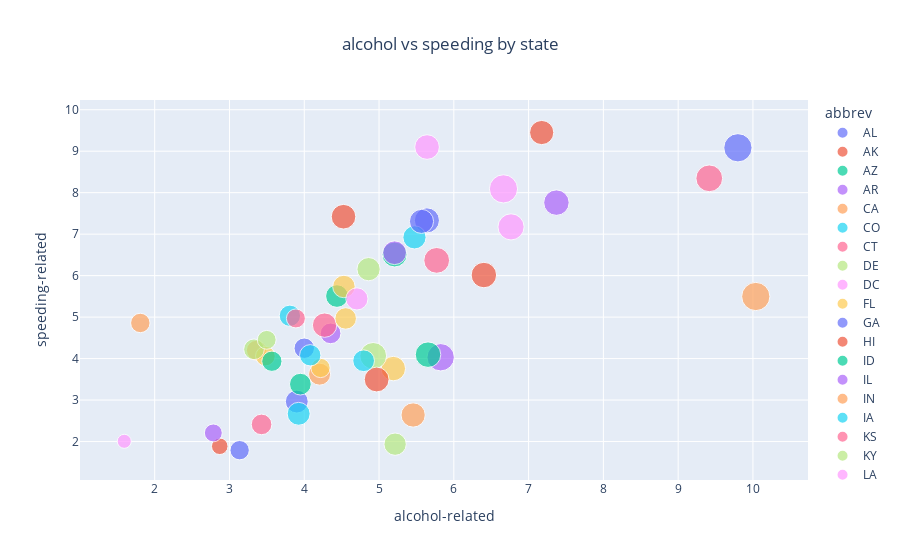

The notebook cell this image was saved under:
### Code cell
fig = px.scatter(df, x='alcohol',y='speeding',color='abbrev',title='alcohol vs speeding by state',
           labels={'alcohol':'alcohol-related','speeding':'speeding-related',}, size= 'total')
fig.update_layout(title={'x':0.5})

### Figure 1 — Plotly figure (JSON) as saved in the notebook; plotly's stock layout.template omitted (floating-point values rounded to 4 significant figures)
{"data": [{"hovertemplate": "abbrev=AL<br>alcohol-related=%{x}<br>speeding-related=%{y}<br>total=%{marker.size}<extra></extra>", "legendgroup": "AL", "marker": {"color": "#636efa", "size": [18.8], "sizemode": "area", "sizeref": 0.05975, "symbol": "circle"}, "mode": "markers", "name": "AL", "orientation": "v", "showlegend": true, "type": "scatter", "x": [5.64], "xaxis": "x", "y": [7.332], "yaxis": "y"}, {"hovertemplate": "abbrev=AK<br>alcohol-related=%{x}<br>speeding-related=%{y}<br>total=%{marker.size}<extra></extra>", "legendgroup": "AK", "marker": {"color": "#EF553B", "size": [18.1], "sizemode": "area", "sizeref": 0.05975, "symbol": "circle"}, "mode": "markers", "name": "AK", "orientation": "v", "showlegend": true, "type": "scatter", "x": [4.525], "xaxis": "x", "y": [7.421], "yaxis": "y"}, {"hovertemplate": "abbrev=AZ<br>alcohol-related=%{x}<br>speeding-related=%{y}<br>total=%{marker.size}<extra></extra>", "legendgroup": "AZ", "marker": {"color": "#00cc96", "size": [18.6], "sizemode": "area", "sizeref": 0.05975, "symbol": "circle"}, "mode": "markers", "name": "AZ", "orientation": "v", "showlegend": true, "type": "scatter", "x": [5.208], "xaxis": "x", "y": [6.51], "yaxis": "y"}, {"hovertemplate": "abbrev=AR<br>alcohol-related=%{x}<br>speeding-related=%{y}<br>total=%{marker.size}<extra></extra>", "legendgroup": "AR", "marker": {"color": "#ab63fa", "size": [22.4], "sizemode": "area", "sizeref": 0.05975, "symbol": "circle"}, "mode": "markers", "name": "AR", "orientation": "v", "showlegend": true, "type": "scatter", "x": [5.824], "xaxis": "x", "y": [4.032], "yaxis": "y"}, {"hovertemplate": "abbrev=CA<br>alcohol-related=%{x}<br>speeding-related=%{y}<br>total=%{marker.size}<extra></extra>", "legendgroup": "CA", "marker": {"color": "#FFA15A", "size": [12.0], "sizemode": "area", "sizeref": 0.05975, "symbol": "circle"}, "mode": "markers", "name": "CA", "orientation": "v", "showlegend": true, "type": "scatter", "x": [3.36], "xaxis": "x", "y": [4.2], "yaxis": "y"}, {"hovertemplate": "abbrev=CO<br>alcohol-related=%{x}<br>speeding-related=%{y}<br>total=%{marker.size}<extra></extra>", "legendgroup": "CO", "marker": {"color": "#19d3f3", "size": [13.6], "sizemode": "area", "sizeref": 0.05975, "symbol": "circle"}, "mode": "markers", "name": "CO", "orientation": "v", "showlegend": true, "type": "scatter", "x": [3.808], "xaxis": "x", "y": [5.032], "yaxis": "y"}, {"hovertemplate": "abbrev=CT<br>alcohol-related=%{x}<br>speeding-related=%{y}<br>total=%{marker.size}<extra></extra>", "legendgroup": "CT", "marker": {"color": "#FF6692", "size": [10.8], "sizemode": "area", "sizeref": 0.05975, "symbol": "circle"}, "mode": "markers", "name": "CT", "orientation": "v", "showlegend": true, "type": "scatter", "x": [3.888], "xaxis": "x", "y": [4.968], "yaxis": "y"}, {"hovertemplate": "abbrev=DE<br>alcohol-related=%{x}<br>speeding-related=%{y}<br>total=%{marker.size}<extra></extra>", "legendgroup": "DE", "marker": {"color": "#B6E880", "size": [16.2], "sizemode": "area", "sizeref": 0.05975, "symbol": "circle"}, "mode": "markers", "name": "DE", "orientation": "v", "showlegend": true, "type": "scatter", "x": [4.86], "xaxis": "x", "y": [6.156], "yaxis": "y"}, {"hovertemplate": "abbrev=DC<br>alcohol-related=%{x}<br>speeding-related=%{y}<br>total=%{marker.size}<extra></extra>", "legendgroup": "DC", "marker": {"color": "#FF97FF", "size": [5.9], "sizemode": "area", "sizeref": 0.05975, "symbol": "circle"}, "mode": "markers", "name": "DC", "orientation": "v", "showlegend": true, "type": "scatter", "x": [1.593], "xaxis": "x", "y": [2.006], "yaxis": "y"}, {"hovertemplate": "abbrev=FL<br>alcohol-related=%{x}<br>speeding-related=%{y}<br>total=%{marker.size}<extra></extra>", "legendgroup": "FL", "marker": {"color": "#FECB52", "size": [17.9], "sizemode": "area", "sizeref": 0.05975, "symbol": "circle"}, "mode": "markers", "name": "FL", "orientation": "v", "showlegend": true, "type": "scatter", "x": [5.191], "xaxis": "x", "y": [3.759], "yaxis": "y"}, {"hovertemplate": "abbrev=GA<br>alcohol-related=%{x}<br>speeding-related=%{y}<br>total=%{marker.size}<extra></extra>", "legendgroup": "GA", "marker": {"color": "#636efa", "size": [15.6], "sizemode": "area", "sizeref": 0.05975, "symbol": "circle"}, "mode": "markers", "name": "GA", "orientation": "v", "showlegend": true, "type": "scatter", "x": [3.9], "xaxis": "x", "y": [2.964], "yaxis": "y"}, {"hovertemplate": "abbrev=HI<br>alcohol-related=%{x}<br>speeding-related=%{y}<br>total=%{marker.size}<extra></extra>", "legendgroup": "HI", "marker": {"color": "#EF553B", "size": [17.5], "sizemode": "area", "sizeref": 0.05975, "symbol": "circle"}, "mode": "markers", "name": "HI", "orientation": "v", "showlegend": true, "type": "scatter", "x": [7.175], "xaxis": "x", "y": [9.45], "yaxis": "y"}, {"hovertemplate": "abbrev=ID<br>alcohol-related=%{x}<br>speeding-related=%{y}<br>total=%{marker.size}<extra></extra>", "legendgroup": "ID", "marker": {"color": "#00cc96", "size": [15.3], "sizemode": "area", "sizeref": 0.05975, "symbol": "circle"}, "mode": "markers", "name": "ID", "orientation": "v", "showlegend": true, "type": "scatter", "x": [4.437], "xaxis": "x", "y": [5.508], "yaxis": "y"}, {"hovertemplate": "abbrev=IL<br>alcohol-related=%{x}<br>speeding-related=%{y}<br>total=%{marker.size}<extra></extra>", "legendgroup": "IL", "marker": {"color": "#ab63fa", "size": [12.8], "sizemode": "area", "sizeref": 0.05975, "symbol": "circle"}, "mode": "markers", "name": "IL", "orientation": "v", "showlegend": true, "type": "scatter", "x": [4.352], "xaxis": "x", "y": [4.608], "yaxis": "y"}, {"hovertemplate": "abbrev=IN<br>alcohol-related=%{x}<br>speeding-related=%{y}<br>total=%{marker.size}<extra></extra>", "legendgroup": "IN", "marker": {"color": "#FFA15A", "size": [14.5], "sizemode": "area", "sizeref": 0.05975, "symbol": "circle"}, "mode": "markers", "name": "IN", "orientation": "v", "showlegend": true, "type": "scatter", "x": [4.205], "xaxis": "x", "y": [3.625], "yaxis": "y"}, {"hovertemplate": "abbrev=IA<br>alcohol-related=%{x}<br>speeding-related=%{y}<br>total=%{marker.size}<extra></extra>", "legendgroup": "IA", "marker": {"color": "#19d3f3", "size": [15.7], "sizemode": "area", "sizeref": 0.05975, "symbol": "circle"}, "mode": "markers", "name": "IA", "orientation": "v", "showlegend": true, "type": "scatter", "x": [3.925], "xaxis": "x", "y": [2.669], "yaxis": "y"}, {"hovertemplate": "abbrev=KS<br>alcohol-related=%{x}<br>speeding-related=%{y}<br>total=%{marker.size}<extra></extra>", "legendgroup": "KS", "marker": {"color": "#FF6692", "size": [17.8], "sizemode": "area", "sizeref": 0.05975, "symbol": "circle"}, "mode": "markers", "name": "KS", "orientation": "v", "showlegend": true, "type": "scatter", "x": [4.272], "xaxis": "x", "y": [4.806], "yaxis": "y"}, {"hovertemplate": "abbrev=KY<br>alcohol-related=%{x}<br>speeding-related=%{y}<br>total=%{marker.size}<extra></extra>", "legendgroup": "KY", "marker": {"color": "#B6E880", "size": [21.4], "sizemode": "area", "sizeref": 0.05975, "symbol": "circle"}, "mode": "markers", "name": "KY", "orientation": "v", "showlegend": true, "type": "scatter", "x": [4.922], "xaxis": "x", "y": [4.066], "yaxis": "y"}, {"hovertemplate": "abbrev=LA<br>alcohol-related=%{x}<br>speeding-related=%{y}<br>total=%{marker.size}<extra></extra>", "legendgroup": "LA", "marker": {"color": "#FF97FF", "size": [20.5], "sizemode": "area", "sizeref": 0.05975, "symbol": "circle"}, "mode": "markers", "name": "LA", "orientation": "v", "showlegend": true, "type": "scatter", "x": [6.765], "xaxis": "x", "y": [7.175], "yaxis": "y"}, {"hovertemplate": "abbrev=ME<br>alcohol-related=%{x}<br>speeding-related=%{y}<br>total=%{marker.size}<extra></extra>", "legendgroup": "ME", "marker": {"color": "#FECB52", "size": [15.1], "sizemode": "area", "sizeref": 0.05975, "symbol": "circle"}, "mode": "markers", "name": "ME", "orientation": "v", "showlegend": true, "type": "scatter", "x": [4.53], "xaxis": "x", "y": [5.738], "yaxis": "y"}, {"hovertemplate": "abbrev=MD<br>alcohol-related=%{x}<br>speeding-related=%{y}<br>total=%{marker.size}<extra></extra>", "legendgroup": "MD", "marker": {"color": "#636efa", "size": [12.5], "sizemode": "area", "sizeref": 0.05975, "symbol": "circle"}, "mode": "markers", "name": "MD", "orientation": "v", "showlegend": true, "type": "scatter", "x": [4.0], "xaxis": "x", "y": [4.25], "yaxis": "y"}, {"hovertemplate": "abbrev=MA<br>alcohol-related=%{x}<br>speeding-related=%{y}<br>total=%{marker.size}<extra></extra>", "legendgroup": "MA", "marker": {"color": "#EF553B", "size": [8.2], "sizemode": "area", "sizeref": 0.05975, "symbol": "circle"}, "mode": "markers", "name": "MA", "orientation": "v", "showlegend": true, "type": "scatter", "x": [2.87], "xaxis": "x", "y": [1.886], "yaxis": "y"}, {"hovertemplate": "abbrev=MI<br>alcohol-related=%{x}<br>speeding-related=%{y}<br>total=%{marker.size}<extra></extra>", "legendgroup": "MI", "marker": {"color": "#00cc96", "size": [14.1], "sizemode": "area", "sizeref": 0.05975, "symbol": "circle"}, "mode": "markers", "name": "MI", "orientation": "v", "showlegend": true, "type": "scatter", "x": [3.948], "xaxis": "x", "y": [3.384], "yaxis": "y"}, {"hovertemplate": "abbrev=MN<br>alcohol-related=%{x}<br>speeding-related=%{y}<br>total=%{marker.size}<extra></extra>", "legendgroup": "MN", "marker": {"color": "#ab63fa", "size": [9.6], "sizemode": "area", "sizeref": 0.05975, "symbol": "circle"}, "mode": "markers", "name": "MN", "orientation": "v", "showlegend": true, "type": "scatter", "x": [2.784], "xaxis": "x", "y": [2.208], "yaxis": "y"}, {"hovertemplate": "abbrev=MS<br>alcohol-related=%{x}<br>speeding-related=%{y}<br>total=%{marker.size}<extra></extra>", "legendgroup": "MS", "marker": {"color": "#FFA15A", "size": [17.6], "sizemode": "area", "sizeref": 0.05975, "symbol": "circle"}, "mode": "markers", "name": "MS", "orientation": "v", "showlegend": true, "type": "scatter", "x": [5.456], "xaxis": "x", "y": [2.64], "yaxis": "y"}, {"hovertemplate": "abbrev=MO<br>alcohol-related=%{x}<br>speeding-related=%{y}<br>total=%{marker.size}<extra></extra>", "legendgroup": "MO", "marker": {"color": "#19d3f3", "size": [16.1], "sizemode": "area", "sizeref": 0.05975, "symbol": "circle"}, "mode": "markers", "name": "MO", "orientation": "v", "showlegend": true, "type": "scatter", "x": [5.474], "xaxis": "x", "y": [6.923], "yaxis": "y"}, {"hovertemplate": "abbrev=MT<br>alcohol-related=%{x}<br>speeding-related=%{y}<br>total=%{marker.size}<extra></extra>", "legendgroup": "MT", "marker": {"color": "#FF6692", "size": [21.4], "sizemode": "area", "sizeref": 0.05975, "symbol": "circle"}, "mode": "markers", "name": "MT", "orientation": "v", "showlegend": true, "type": "scatter", "x": [9.416], "xaxis": "x", "y": [8.346], "yaxis": "y"}, {"hovertemplate": "abbrev=NE<br>alcohol-related=%{x}<br>speeding-related=%{y}<br>total=%{marker.size}<extra></extra>", "legendgroup": "NE", "marker": {"color": "#B6E880", "size": [14.9], "sizemode": "area", "sizeref": 0.05975, "symbol": "circle"}, "mode": "markers", "name": "NE", "orientation": "v", "showlegend": true, "type": "scatter", "x": [5.215], "xaxis": "x", "y": [1.937], "yaxis": "y"}, {"hovertemplate": "abbrev=NV<br>alcohol-related=%{x}<br>speeding-related=%{y}<br>total=%{marker.size}<extra></extra>", "legendgroup": "NV", "marker": {"color": "#FF97FF", "size": [14.7], "sizemode": "area", "sizeref": 0.05975, "symbol": "circle"}, "mode": "markers", "name": "NV", "orientation": "v", "showlegend": true, "type": "scatter", "x": [4.704], "xaxis": "x", "y": [5.439], "yaxis": "y"}, {"hovertemplate": "abbrev=NH<br>alcohol-related=%{x}<br>speeding-related=%{y}<br>total=%{marker.size}<extra></extra>", "legendgroup": "NH", "marker": {"color": "#FECB52", "size": [11.6], "sizemode": "area", "sizeref": 0.05975, "symbol": "circle"}, "mode": "markers", "name": "NH", "orientation": "v", "showlegend": true, "type": "scatter", "x": [3.48], "xaxis": "x", "y": [4.06], "yaxis": "y"}, {"hovertemplate": "abbrev=NJ<br>alcohol-related=%{x}<br>speeding-related=%{y}<br>total=%{marker.size}<extra></extra>", "legendgroup": "NJ", "marker": {"color": "#636efa", "size": [11.2], "sizemode": "area", "sizeref": 0.05975, "symbol": "circle"}, "mode": "markers", "name": "NJ", "orientation": "v", "showlegend": true, "type": "scatter", "x": [3.136], "xaxis": "x", "y": [1.792], "yaxis": "y"}, {"hovertemplate": "abbrev=NM<br>alcohol-related=%{x}<br>speeding-related=%{y}<br>total=%{marker.size}<extra></extra>", "legendgroup": "NM", "marker": {"color": "#EF553B", "size": [18.4], "sizemode": "area", "sizeref": 0.05975, "symbol": "circle"}, "mode": "markers", "name": "NM", "orientation": "v", "showlegend": true, "type": "scatter", "x": [4.968], "xaxis": "x", "y": [3.496], "yaxis": "y"}, {"hovertemplate": "abbrev=NY<br>alcohol-related=%{x}<br>speeding-related=%{y}<br>total=%{marker.size}<extra></extra>", "legendgroup": "NY", "marker": {"color": "#00cc96", "size": [12.3], "sizemode": "area", "sizeref": 0.05975, "symbol": "circle"}, "mode": "markers", "name": "NY", "orientation": "v", "showlegend": true, "type": "scatter", "x": [3.567], "xaxis": "x", "y": [3.936], "yaxis": "y"}, {"hovertemplate": "abbrev=NC<br>alcohol-related=%{x}<br>speeding-related=%{y}<br>total=%{marker.size}<extra></extra>", "legendgroup": "NC", "marker": {"color": "#ab63fa", "size": [16.8], "sizemode": "area", "sizeref": 0.05975, "symbol": "circle"}, "mode": "markers", "name": "NC", "orientation": "v", "showlegend": true, "type": "scatter", "x": [5.208], "xaxis": "x", "y": [6.552], "yaxis": "y"}, {"hovertemplate": "abbrev=ND<br>alcohol-related=%{x}<br>speeding-related=%{y}<br>total=%{marker.size}<extra></extra>", "legendgroup": "ND", "marker": {"color": "#FFA15A", "size": [23.9], "sizemode": "area", "sizeref": 0.05975, "symbol": "circle"}, "mode": "markers", "name": "ND", "orientation": "v", "showlegend": true, "type": "scatter", "x": [10.04], "xaxis": "x", "y": [5.497], "yaxis": "y"}, {"hovertemplate": "abbrev=OH<br>alcohol-related=%{x}<br>speeding-related=%{y}<br>total=%{marker.size}<extra></extra>", "legendgroup": "OH", "marker": {"color": "#19d3f3", "size": [14.1], "sizemode": "area", "sizeref": 0.05975, "symbol": "circle"}, "mode": "markers", "name": "OH", "orientation": "v", "showlegend": true, "type": "scatter", "x": [4.794], "xaxis": "x", "y": [3.948], "yaxis": "y"}, {"hovertemplate": "abbrev=OK<br>alcohol-related=%{x}<br>speeding-related=%{y}<br>total=%{marker.size}<extra></extra>", "legendgroup": "OK", "marker": {"color": "#FF6692", "size": [19.9], "sizemode": "area", "sizeref": 0.05975, "symbol": "circle"}, "mode": "markers", "name": "OK", "orientation": "v", "showlegend": true, "type": "scatter", "x": [5.771], "xaxis": "x", "y": [6.368], "yaxis": "y"}, {"hovertemplate": "abbrev=OR<br>alcohol-related=%{x}<br>speeding-related=%{y}<br>total=%{marker.size}<extra></extra>", "legendgroup": "OR", "marker": {"color": "#B6E880", "size": [12.8], "sizemode": "area", "sizeref": 0.05975, "symbol": "circle"}, "mode": "markers", "name": "OR", "orientation": "v", "showlegend": true, "type": "scatter", "x": [3.328], "xaxis": "x", "y": [4.224], "yaxis": "y"}, {"hovertemplate": "abbrev=PA<br>alcohol-related=%{x}<br>speeding-related=%{y}<br>total=%{marker.size}<extra></extra>", "legendgroup": "PA", "marker": {"color": "#FF97FF", "size": [18.2], "sizemode": "area", "sizeref": 0.05975, "symbol": "circle"}, "mode": "markers", "name": "PA", "orientation": "v", "showlegend": true, "type": "scatter", "x": [5.642], "xaxis": "x", "y": [9.1], "yaxis": "y"}, {"hovertemplate": "abbrev=RI<br>alcohol-related=%{x}<br>speeding-related=%{y}<br>total=%{marker.size}<extra></extra>", "legendgroup": "RI", "marker": {"color": "#FECB52", "size": [11.1], "sizemode": "area", "sizeref": 0.05975, "symbol": "circle"}, "mode": "markers", "name": "RI", "orientation": "v", "showlegend": true, "type": "scatter", "x": [4.218], "xaxis": "x", "y": [3.774], "yaxis": "y"}, {"hovertemplate": "abbrev=SC<br>alcohol-related=%{x}<br>speeding-related=%{y}<br>total=%{marker.size}<extra></extra>", "legendgroup": "SC", "marker": {"color": "#636efa", "size": [23.9], "sizemode": "area", "sizeref": 0.05975, "symbol": "circle"}, "mode": "markers", "name": "SC", "orientation": "v", "showlegend": true, "type": "scatter", "x": [9.799], "xaxis": "x", "y": [9.082], "yaxis": "y"}, {"hovertemplate": "abbrev=SD<br>alcohol-related=%{x}<br>speeding-related=%{y}<br>total=%{marker.size}<extra></extra>", "legendgroup": "SD", "marker": {"color": "#EF553B", "size": [19.4], "sizemode": "area", "sizeref": 0.05975, "symbol": "circle"}, "mode": "markers", "name": "SD", "orientation": "v", "showlegend": true, "type": "scatter", "x": [6.402], "xaxis": "x", "y": [6.014], "yaxis": "y"}, {"hovertemplate": "abbrev=TN<br>alcohol-related=%{x}<br>speeding-related=%{y}<br>total=%{marker.size}<extra></extra>", "legendgroup": "TN", "marker": {"color": "#00cc96", "size": [19.5], "sizemode": "area", "sizeref": 0.05975, "symbol": "circle"}, "mode": "markers", "name": "TN", "orientation": "v", "showlegend": true, "type": "scatter", "x": [5.655], "xaxis": "x", "y": [4.095], "yaxis": "y"}, {"hovertemplate": "abbrev=TX<br>alcohol-related=%{x}<br>speeding-related=%{y}<br>total=%{marker.size}<extra></extra>", "legendgroup": "TX", "marker": {"color": "#ab63fa", "size": [19.4], "sizemode": "area", "sizeref": 0.05975, "symbol": "circle"}, "mode": "markers", "name": "TX", "orientation": "v", "showlegend": true, "type": "scatter", "x": [7.372], "xaxis": "x", "y": [7.76], "yaxis": "y"}, {"hovertemplate": "abbrev=UT<br>alcohol-related=%{x}<br>speeding-related=%{y}<br>total=%{marker.size}<extra></extra>", "legendgroup": "UT", "marker": {"color": "#FFA15A", "size": [11.3], "sizemode": "area", "sizeref": 0.05975, "symbol": "circle"}, "mode": "markers", "name": "UT", "orientation": "v", "showlegend": true, "type": "scatter", "x": [1.808], "xaxis": "x", "y": [4.859], "yaxis": "y"}, {"hovertemplate": "abbrev=VT<br>alcohol-related=%{x}<br>speeding-related=%{y}<br>total=%{marker.size}<extra></extra>", "legendgroup": "VT", "marker": {"color": "#19d3f3", "size": [13.6], "sizemode": "area", "sizeref": 0.05975, "symbol": "circle"}, "mode": "markers", "name": "VT", "orientation": "v", "showlegend": true, "type": "scatter", "x": [4.08], "xaxis": "x", "y": [4.08], "yaxis": "y"}, {"hovertemplate": "abbrev=VA<br>alcohol-related=%{x}<br>speeding-related=%{y}<br>total=%{marker.size}<extra></extra>", "legendgroup": "VA", "marker": {"color": "#FF6692", "size": [12.7], "sizemode": "area", "sizeref": 0.05975, "symbol": "circle"}, "mode": "markers", "name": "VA", "orientation": "v", "showlegend": true, "type": "scatter", "x": [3.429], "xaxis": "x", "y": [2.413], "yaxis": "y"}, {"hovertemplate": "abbrev=WA<br>alcohol-related=%{x}<br>speeding-related=%{y}<br>total=%{marker.size}<extra></extra>", "legendgroup": "WA", "marker": {"color": "#B6E880", "size": [10.6], "sizemode": "area", "sizeref": 0.05975, "symbol": "circle"}, "mode": "markers", "name": "WA", "orientation": "v", "showlegend": true, "type": "scatter", "x": [3.498], "xaxis": "x", "y": [4.452], "yaxis": "y"}, {"hovertemplate": "abbrev=WV<br>alcohol-related=%{x}<br>speeding-related=%{y}<br>total=%{marker.size}<extra></extra>", "legendgroup": "WV", "marker": {"color": "#FF97FF", "size": [23.8], "sizemode": "area", "sizeref": 0.05975, "symbol": "circle"}, "mode": "markers", "name": "WV", "orientation": "v", "showlegend": true, "type": "scatter", "x": [6.664], "xaxis": "x", "y": [8.092], "yaxis": "y"}, {"hovertemplate": "abbrev=WI<br>alcohol-related=%{x}<br>speeding-related=%{y}<br>total=%{marker.size}<extra></extra>", "legendgroup": "WI", "marker": {"color": "#FECB52", "size": [13.8], "sizemode": "area", "sizeref": 0.05975, "symbol": "circle"}, "mode": "markers", "name": "WI", "orientation": "v", "showlegend": true, "type": "scatter", "x": [4.554], "xaxis": "x", "y": [4.968], "yaxis": "y"}, {"hovertemplate": "abbrev=WY<br>alcohol-related=%{x}<br>speeding-related=%{y}<br>total=%{marker.size}<extra></extra>", "legendgroup": "WY", "marker": {"color": "#636efa", "size": [17.4], "sizemode": "area", "sizeref": 0.05975, "symbol": "circle"}, "mode": "markers", "name": "WY", "orientation": "v", "showlegend": true, "type": "scatter", "x": [5.568], "xaxis": "x", "y": [7.308], "yaxis": "y"}], "layout": {"legend": {"itemsizing": "constant", "title": {"text": "abbrev"}, "tracegroupgap": 0}, "title": {"text": "alcohol vs speeding by state", "x": 0.5}, "xaxis": {"anchor": "y", "domain": [0, 1], "title": {"text": "alcohol-related"}}, "yaxis": {"anchor": "x", "domain": [0, 1], "title": {"text": "speeding-related"}}}}
